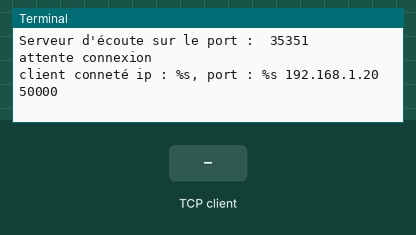
The program below on a simulated Raspberry Pi (header pin numbers). Shown: the last lines printed to the terminal. The inputs (shaded band) are chosen by the test bench. One TCP client connects 1 s after the port opens and stays connected.

Above: at 1.2 s.
1.3 s: the TCP client sends "up"
At 1.6 s:
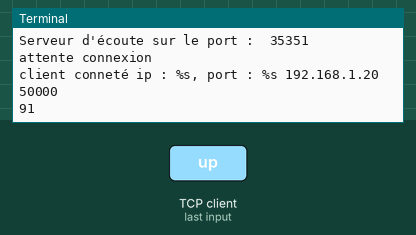
2.8 s: the TCP client sends "down"
At 4.0 s:
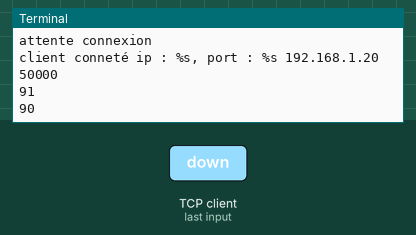

The program:

main.py
```python
from servo import *
import socket

S1 = servo(12)
S2 = servo(16)

sock = socket.socket(socket.AF_INET,socket.SOCK_STREAM)
try :
    sock.bind(("192.168.1.62",35351))
except :
    sock.close()
    sock.bind(("192.168.1.62",35351))
print("Serveur d'écoute sur le port : ",35351)
sock.listen(5)
print("attente connexion")
connexion,adresse=sock.accept()
print("client conneté ip : %s, port : %s",adresse[0],adresse[1])
while 1 :
    msg = connexion.recv(1024)
    msg = msg.decode()
    if msg == 'q':
        connexion.close()
        sock.close()
        break
    if msg == 'up':
        S1.set_angle(1)
    if msg == 'down':
        S1.set_angle(-1)
    if msg == 'right':
        S2.set_angle(1)
    if msg == 'left':
        S2.set_angle(-1)
```

servo.py
```python
import RPi.GPIO as GPIO
import time
GPIO.setwarnings(False)
GPIO.setmode(GPIO.BOARD)

class servo(object):
    """docstring for servo."""

    def __init__(self, pin):
        super(servo, self).__init__()
        self.pin = pin
        GPIO.setup(self.pin,GPIO.OUT)
        self.pwm = GPIO.PWM(self.pin,50)
        self.pwm.start(0)
        self.angle = 90

    def rotation(self,alpha):
        self.alpha = alpha
        self.pwm.ChangeDutyCycle(self.alpha)

    def set_angle(self,beta):

        self.angle = self.angle+beta
        print(self.angle)
        alpha=(((self.angle)*0.092)/180)+0.028
        self.pwm.ChangeDutyCycle(alpha)


    def fin(self):
        self.pwm.stop()
        GPIO.cleanup()
```

Measured:
- after the input at 1.3 s, the terminal: prints a new line at once (image 1)
- after the input at 2.8 s, the terminal: prints a new line at once (image 2)
